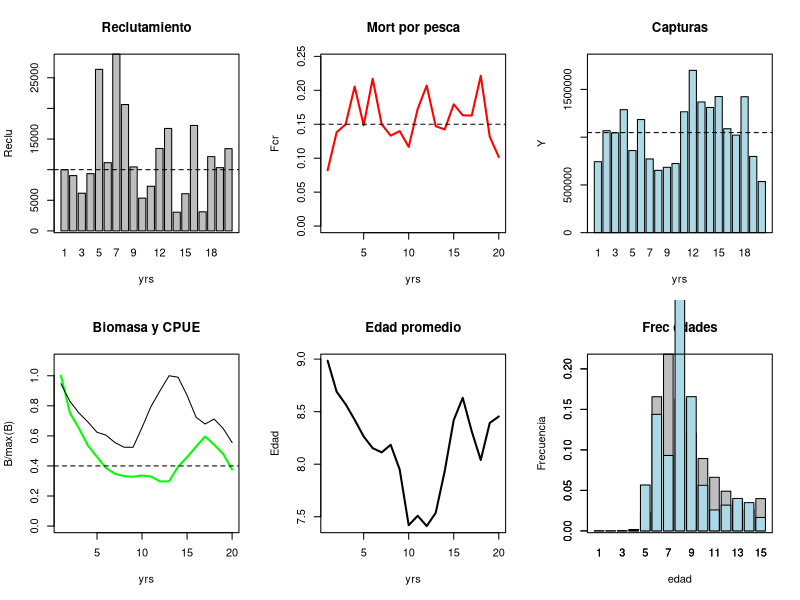

Write the R code that produced this figure.
rm(list=ls()) # comando para limpiar


# Parametros biologicos
M=0.3
Tmax=round(-log(0.01)/M)
A50=0.4*Tmax 
A95=A50+1
R0=10000
dts=0.8
Loo=150
k=0.5*M
t0=-0.5
aw=0.001
bw=3.0
A50m=0.67*Tmax
A95m=A50m+1
Fref=0.5*M
nyears=20
sigmaR=0.6
sigmaF=0.2


# vectores biologicos-pesqueros
edad=seq(1,Tmax)
Ledad=Loo*(1-exp(-k*(edad-t0)))
wedad=aw*Ledad^bw
Om=1/(1+exp(-log(19)*(edad-A50m)/(A95m-A50m)))
Sel=1/(1+exp(-log(19)*(edad-A50)/(A95-A50)))


N=matrix(NA,nyears,Tmax)
F=matrix(NA,nyears,Tmax)
Z=matrix(NA,nyears,Tmax)
C=matrix(NA,nyears,Tmax)
Y=rep(NA,nyears)
B=rep(NA,nyears)
CPUE=rep(NA,nyears)
Reclu=rep(NA,nyears)
Fcr=rep(NA,nyears)
Emed=rep(NA,nyears)

# dinámica para condiciones iniciales
Reclu[1]=R0
N[1,1]=Reclu[1]

for (a in 2:Tmax){
  N[1,a]=N[1,a-1]*exp(-M)
}

N[1,Tmax]=N[1,Tmax]/(1-exp(-M))


# dinámica y proyeccion

# Año 1
Fcr[1]=Fref*exp(rnorm(1,0,sigmaF))
F[1,]=Fcr[1]*Sel
Z[1,]=F[1,]+M
C[1,]=F[1,]/Z[1,]*N[1,]*(1-exp(-Z[1,]))
Y[1]=sum(C[1,]*wedad)
B[1]=sum(N[1,]*wedad*Om*exp(-Z[1,]*dts))
CPUE[1]=0.3*sum(N[1,]*wedad*Sel)
Emed[1]=sum(C[1,]*edad)/sum(C[1,])

for (y in 2:nyears){
  Fcr[y]=Fref*exp(rnorm(1,0,sigmaF))
  F[y,]=Fcr[y]*Sel
  Z[y,]=F[y,]+M
  
  Reclu[y]=R0*exp(rnorm(1,0,sigmaR))
  N[y,1]=Reclu[y]

  for (a in 2:Tmax){
  N[y,a]=N[y-1,a-1]*exp(-Z[y-1,a-1])
  }
  
  N[y,Tmax]=N[y,Tmax]+N[y-1,Tmax-1]*exp(-Z[y-1,Tmax-1])

  C[y,]=F[y,]/Z[y,]*N[y,]*(1-exp(-Z[y,]))
  Emed[y]=sum(C[y,]*edad)/sum(C[y,])
  
  Y[y]=sum(C[y,]*wedad)
  B[y]=sum(N[y,]*wedad*Om*exp(-Z[y,]*dts))
  CPUE[y]=0.3*sum(N[y,]*wedad*Sel)
  
}


yrs=seq(1,nyears)
par(mfrow = c(2, 3))

barplot(Reclu~yrs, main="Reclutamiento")
box()
abline(h=R0,lty=2)

plot(yrs,Fcr,type="l",col="red",lwd=2,main="Mort por pesca", ylim=c(0,max(Fcr)*1.1))
abline(h=Fref,lty=2)

barplot(Y~yrs,col="lightblue",main="Capturas", ylim=c(0,max(Y)*1.1))
box()
abline(h=mean(Y),lty=2)


plot(yrs,B/max(B),type="l",col="green",lwd=2,ylim=c(0,max(B/B[1])*1.1),main="Biomasa y CPUE")
lines(yrs,CPUE/max(CPUE))
abline(h=0.4,lty=2)

plot(yrs,Emed,type="l",lwd=2,main="Edad promedio", ylab="Edad")

barplot(C[2,]/sum(C[2,])~edad,ylab="Frecuencia",main="Frec edades")
barplot(C[nyears,]/sum(C[nyears,])~edad, add = T,col = "lightblue", ylim=c(0,0.3))
box()



